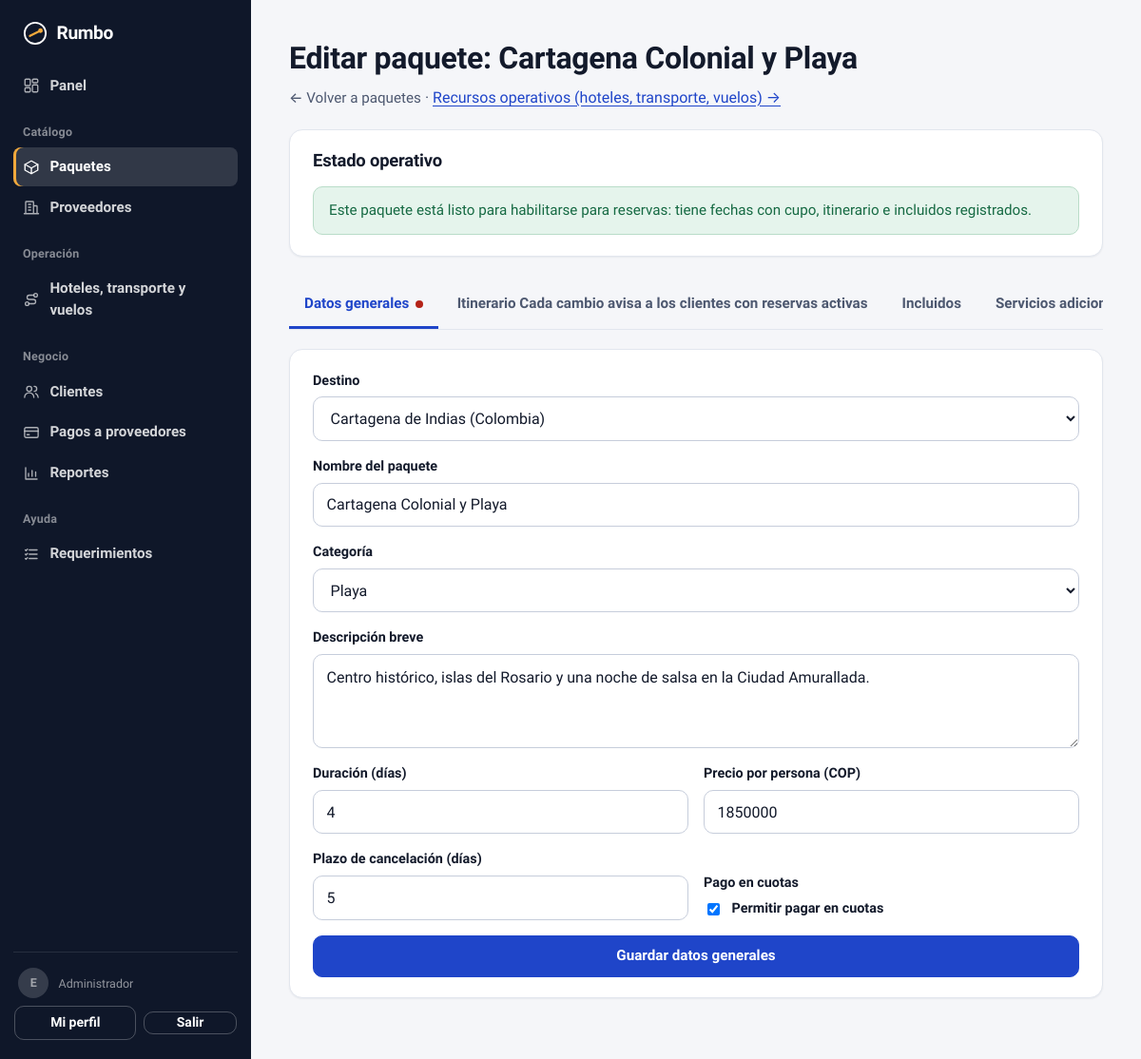
The app's page /administrador/paquetes/1/editar (signed in) with its own data.
### tables this page shows
CREATE TABLE paquetes (
                id                      INTEGER PRIMARY KEY AUTOINCREMENT,
                destino_id              INTEGER NOT NULL REFERENCES destinos(id),
                nombre                  TEXT NOT NULL,
                categoria               TEXT NOT NULL,
                resumen                 TEXT NOT NULL DEFAULT '',
                duracion_dias           INTEGER NOT NULL,
                precio_persona          INTEGER NOT NULL,
                permite_cuotas          INTEGER NOT NULL DEFAULT 0,
                plazo_cancelacion_dias  INTEGER NOT NULL DEFAULT 5,
                activo                  INTEGER NOT NULL DEFAULT 1
            );

CREATE TABLE destinos (
                id          INTEGER PRIMARY KEY AUTOINCREMENT,
                nombre      TEXT NOT NULL,
                pais        TEXT NOT NULL,
                region      TEXT NOT NULL,
                descripcion TEXT NOT NULL DEFAULT ''
            , imagen TEXT NOT NULL DEFAULT '');

### app.py (the view, shortened to what this page needs)
@app.route("/administrador/paquetes/<int:paquete_id>/editar", methods=["GET", "POST"])
@solo_rol("administrador")
def admin_paquete_editar(paquete_id):
    paquete = paquete_admin_o_404(paquete_id)
    db = get_db()
    destinos = db.execute("SELECT * FROM destinos ORDER BY nombre").fetchall()
    destinos_validos = {d["id"] for d in destinos}
    datos = dict(paquete)
    errores = {}
    incluidos, itinerario, servicios, salidas, resumen_calif, _ = cargar_extras_paquete(paquete_id)
    versiones = []
    for v in db.execute(
        "SELECT * FROM paquete_versiones WHERE paquete_id=? ORDER BY id DESC", (paquete_id,)
    ).fetchall():
        fila = dict(v)
        try:
            ids = json.loads(fila["servicios_ids"] or "[]")
        except (TypeError, ValueError):
            ids = []
        fila["servicios"] = [
            next((dict(serv) for serv in servicios if serv["id"] == sid), None)
            for sid in ids
        ]
        fila["servicios"] = [x for x in fila["servicios"] if x]
        versiones.append(fila)
    promociones = db.execute(
        "SELECT * FROM promociones WHERE paquete_id = ? ORDER BY activa DESC, fecha_inicio DESC",
        (paquete_id,),
    ).fetchall()
    costos = db.execute(
        "SELECT * FROM paquete_costos WHERE paquete_id = ? ORDER BY categoria, creado_en DESC",
        (paquete_id,),
    ).fetchall()
    total_costos = sum(c["monto"] for c in costos)
    estado_operativo = estado_operativo_paquete(db, paquete_id)
    return render_template(
        "admin_paquete_editar.html", p=paquete, datos=datos, errores=errores, destinos=destinos,
        categorias=CATEGORIAS, tipos_servicio=TIPOS_SERVICIO, incluidos=incluidos,
        itinerario=itinerario, servicios=servicios, salidas=salidas, resumen_calif=resumen_calif,
        versiones=versiones, promociones=promociones, costos=costos, total_costos=total_costos,
        categorias_costo=CATEGORIAS_COSTO, estado_operativo=estado_operativo,
    )

### app.py (called while the page is built)
def hoy():
    return date.today()

def fecha_es(valor_iso, con_nota=False):
    d = datetime.strptime(valor_iso, "%Y-%m-%d").date()
    texto = f"{d.day} de {MESES_ES[d.month]} de {d.year}"
    if con_nota and d < hoy():
        texto += " (fecha de prueba, ya pasó)"
    return texto

def cop(valor):
    return "$" + f"{int(valor):,}".replace(",", ".")

def get_db():
    if "db" not in g:
        g.db = sqlite3.connect(DB_PATH)
        g.db.row_factory = sqlite3.Row
        g.db.create_function("sin_acentos", 1, sin_acentos)
    return g.db

@app.teardown_appcontext
def cerrar_db(_error=None):
    db = g.pop("db", None)
    if db is not None:
        db.close()

def token_csrf():
    if "csrf" not in session:
        session["csrf"] = secrets.token_hex(16)
    return session["csrf"]

@app.context_processor
def inyectar_notificaciones():
    if session.get("rol") == "cliente":
        fila = get_db().execute(
            "SELECT COUNT(*) AS n FROM notificaciones WHERE usuario_id = ? AND leida = 0",
            (session["usuario_id"],),
        ).fetchone()
        return {"notificaciones_sin_leer": fila["n"]}
    return {"notificaciones_sin_leer": 0}

@app.before_request
def proteger_formularios():
    if request.method == "POST":
        enviado = request.form.get("csrf_token", "").encode()
        esperado = session.get("csrf", "").encode()
        if not esperado or not hmac.compare_digest(enviado, esperado):
            abort(400)

def solo_rol(rol):
    def decorador(vista):
        @wraps(vista)
        def envoltura(*args, **kwargs):
            if session.get("rol") != rol:
                flash("Inicia sesión para continuar.", "error")
                return redirect(url_for("acceso", rol=rol))
            return vista(*args, **kwargs)
        return envoltura
    return decorador

def paquete_admin_o_404(paquete_id):
    fila = get_db().execute(
        "SELECT p.*, d.nombre AS destino_nombre, d.pais, d.region "
        "FROM paquetes p JOIN destinos d ON d.id = p.destino_id WHERE p.id = ?",
        (paquete_id,),
    ).fetchone()
    if not fila:
        abort(404)
    return fila

### templates/admin_paquete_editar.html (shortened to what this page needs)
{% extends "base.html" %}
{% block rol %}administrador{% endblock %}
{% block cuerpo %}
{% include "_barra_admin.html" %}
<main class="panel" id="contenido" data-secciones>
  <h1>Editar paquete: {{ p.nombre }}</h1>
  <p class="intro">
    <a class="volver" href="{{ url_for('admin_paquetes') }}">&larr; Volver a paquetes</a>
    ·
    <a href="{{ url_for('admin_paquete_recursos', paquete_id=p.id) }}">Recursos operativos (hoteles, transporte, vuelos) →</a>
  </p>
  <section class="tarjeta" data-fijo>
    <h2>Estado operativo</h2>
    {% if estado_operativo.listo %}
      <p class="aviso aviso--ok">Este paquete está listo para habilitarse para reservas: tiene fechas con cupo, itinerario e incluidos registrados.</p>
    {% endif %}
  </section>
  <section class="tarjeta">
    <form method="post" novalidate>
      <div class="campo{% if errores.destino_id %} campo--error{% endif %}">
        <label for="destino_id">Destino</label>
        <select id="destino_id" name="destino_id" required>
          {% for d in destinos %}
          <option value="{{ d.id }}"{% if datos.destino_id == d.id %} selected{% endif %}>{{ d.nombre }} ({{ d.pais }})</option>
          {% endfor %}
        </select>
      </div>
      <div class="campo{% if errores.nombre %} campo--error{% endif %}">
        <label for="nombre">Nombre del paquete</label>
        <input id="nombre" name="nombre" type="text" value="{{ datos.nombre }}" required>
      </div>
      <div class="campo{% if errores.categoria %} campo--error{% endif %}">
        <label for="categoria">Categoría</label>
        <select id="categoria" name="categoria" required>
          {% for clave, etiqueta in categorias.items() %}
          <option value="{{ clave }}"{% if datos.categoria == clave %} selected{% endif %}>{{ etiqueta }}</option>
          {% endfor %}
        </select>
      </div>
      <div class="campo{% if errores.resumen %} campo--error{% endif %}">
        <label for="resumen">Descripción breve</label>
        <textarea id="resumen" name="resumen" rows="3" required>{{ datos.resumen }}</textarea>
      </div>
      <div class="fila">
        <div class="campo{% if errores.duracion_dias %} campo--error{% endif %}">
          <label for="duracion_dias">Duración (días)</label>
          <input id="duracion_dias" name="duracion_dias" type="number" min="1" max="60" value="{{ datos.duracion_dias }}" required>
        </div>
        <div class="campo{% if errores.precio_persona %} campo--error{% endif %}">
          <label for="precio_persona">Precio por persona (COP)</label>
          <input id="precio_persona" name="precio_persona" type="number" min="1" step="10000" value="{{ datos.precio_persona }}" required>
        </div>
      </div>
      <div class="fila">
        <div class="campo{% if errores.plazo_cancelacion_dias %} campo--error{% endif %}">
          <label for="plazo_cancelacion_dias">Plazo de cancelación (días)</label>
          <input id="plazo_cancelacion_dias" name="plazo_cancelacion_dias" type="number" min="0" max="60" value="{{ datos.plazo_cancelacion_dias }}" required>
        </div>
        <div class="campo">
          <label for="permite_cuotas">Pago en cuotas</label>
          <label class="servicio"><input id="permite_cuotas" name="permite_cuotas" type="checkbox"
                {% if datos.permite_cuotas %}checked{% endif %}> Permitir pagar en cuotas</label>
        </div>
      </div>
      <button class="boton" type="submit">Guardar datos generales</button>
    </form>
  </section>
</main>
{% endblock %}

### static/css/estilos.css (style rules this page uses)
:root { --tinta: #131a2b; --texto-suave: #4d5870; --papel: #f5f6f9; --blanco: #ffffff; --linea: #e2e6ee; --linea-fuerte: #c6cddb; --marca: #1f45c9; --marca-oscura: #17359b; --marca-tenue: #e9eefc; --lateral: #0f1729; --lateral-linea: rgba(255, 255, 255, .1); --sol: #f2a93b; --ok: #166a43; --ok-fondo: #e5f4ec; --aviso: #8a5200; --aviso-fondo: #fff3d9; --error: #b42318; --error-fondo: #fdecea; --radio: 10px; --radio-grande: 14px; --sombra: 0 1px 2px rgba(19, 26, 43, .06); --fuente: "Hanken Grotesk", "Segoe UI", system-ui, -apple-system, sans-serif; --ink: var(--tinta); --muted: var(--texto-suave); --line: var(--linea); --foam: var(--papel); --white: var(--blanco); --acento: var(--marca); --acento-oscuro: var(--marca-oscura); --panel: var(--lateral); --lagoon: var(--marca); --slate: var(--lateral); }
*, *::before, *::after { box-sizing: border-box; }
html { -webkit-text-size-adjust: 100%; scroll-behavior: smooth; }
body { margin: 0; font-family: var(--fuente); font-size: 1rem; line-height: 1.55; color: var(--tinta); background: var(--papel); font-variant-numeric: tabular-nums; }
h1, h2, h3 { font-family: var(--fuente); margin: 0; color: var(--tinta); letter-spacing: -.01em; line-height: 1.2; }
h1 { font-size: clamp(1.55rem, 1.2vw + 1.2rem, 2rem); font-weight: 750; }
h2 { font-size: 1.15rem; font-weight: 700; }
p { margin: 0; }
a { color: var(--marca); text-underline-offset: 3px; }
.volver { font-size: .95rem; color: var(--texto-suave); align-self: flex-start; text-decoration: none; font-weight: 500; }
.intro { color: var(--texto-suave); }
form { display: flex; flex-direction: column; gap: 1rem; }
.fila { display: grid; grid-template-columns: repeat(auto-fit, minmax(13.5rem, 1fr)); gap: 1rem; align-items: end; }
.campo { display: flex; flex-direction: column; gap: .35rem; min-width: 0; }
.campo label, label.etiqueta { font-weight: 600; font-size: .9rem; color: var(--tinta); }
.campo input, .campo select, .campo textarea, textarea, .buscador select, .filtros select { width: 100%; font: inherit; color: var(--tinta); background: var(--blanco); border: 1px solid var(--linea-fuerte); border-radius: var(--radio); }
.campo input, .campo select, .buscador select, .filtros select { height: 2.9rem; padding: 0 .85rem; }
.campo input[type="checkbox"], .campo input[type="radio"] { width: auto; height: auto; }
.campo textarea, textarea { padding: .7rem .85rem; resize: vertical; min-height: 5rem; }
.boton { display: inline-flex; align-items: center; justify-content: center; gap: .4rem; height: 2.75rem; padding: 0 1.2rem; font: inherit; font-weight: 650; font-size: .95rem; color: #fff; background: var(--marca); border: 1px solid var(--marca); border-radius: var(--radio); cursor: pointer; text-decoration: none; white-space: nowrap; transition: background .15s, border-color .15s; }
.aviso { padding: .8rem 1rem; border-radius: var(--radio); font-weight: 500; border: 1px solid transparent; font-size: .95rem; }
.aviso--ok { background: var(--ok-fondo); color: var(--ok); border-color: #b9dcc8; }
body:has(> .barra--lateral) { padding-left: 16.5rem; }
.panel { max-width: 68rem; margin: 0 auto; padding: clamp(1.5rem, 3.5vw, 2.75rem) clamp(1rem, 4vw, 2.5rem) 4rem; display: flex; flex-direction: column; gap: 1.25rem; }
.panel > h1 + .intro { margin-top: -.6rem; max-width: 46rem; }
.panel h2 { margin-top: .5rem; }
.tarjeta { display: flex; flex-direction: column; gap: 1rem; background: var(--blanco); border: 1px solid var(--linea); border-radius: var(--radio-grande); padding: 1.35rem 1.5rem; box-shadow: var(--sombra); min-width: 0; }
.tarjeta h2 { margin: 0; display: flex; align-items: baseline; gap: .6rem; flex-wrap: wrap; }
.servicio { display: flex; align-items: center; gap: .6rem; font-size: .95rem; }

### records on screen
paquetes: nombre "Cartagena Colonial y Playa", destino_id "Cartagena de Indias (Colombia)", categoria "Playa", resumen "Centro histórico, islas del Rosario y una noche de salsa en la Ciudad Amurallada.", duracion_dias "4", precio_persona "1850000", plazo_cancelacion_dias "5", permite_cuotas "☑"

### other values on screen
{{ app_nombre }} "Rumbo"
{{ session.nombre[:1] | upper }} "E"
